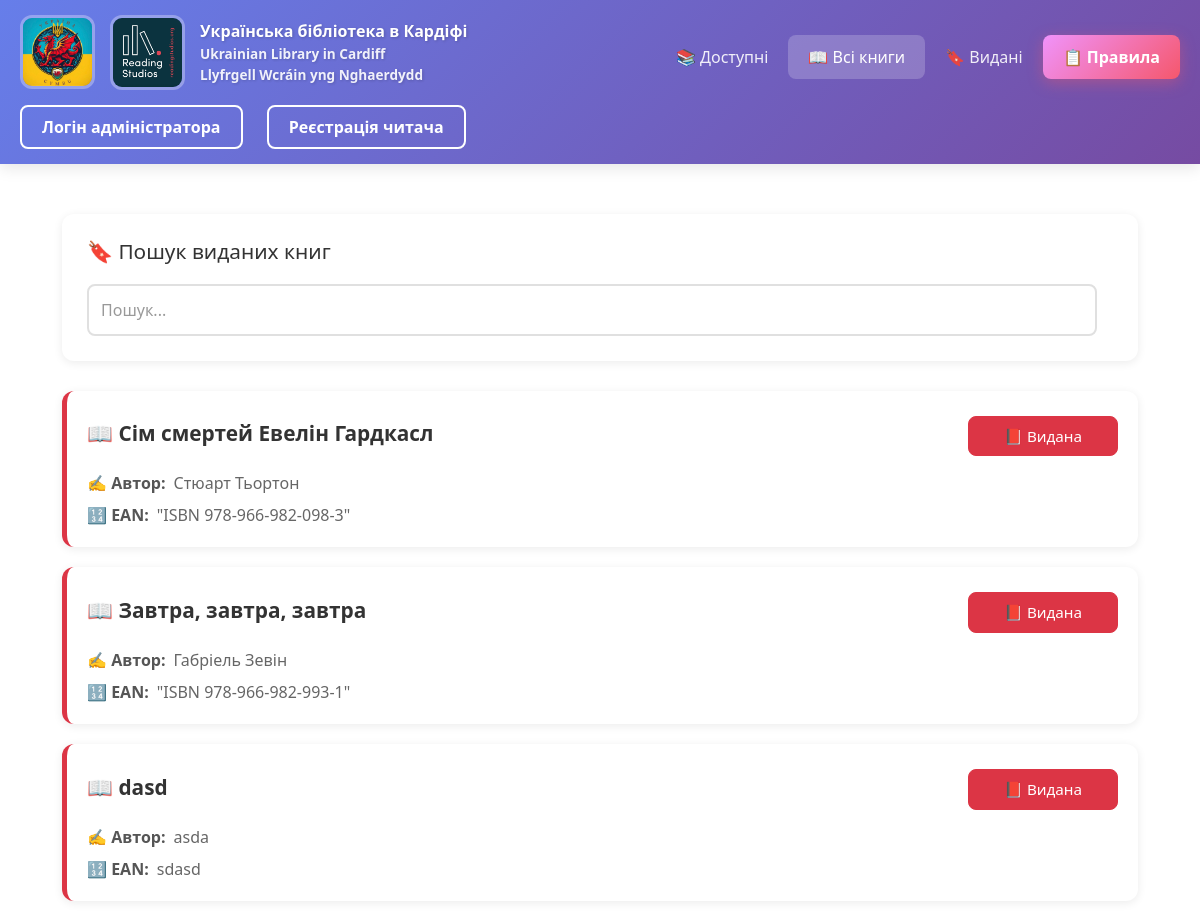
Before: /booked with the older database file.
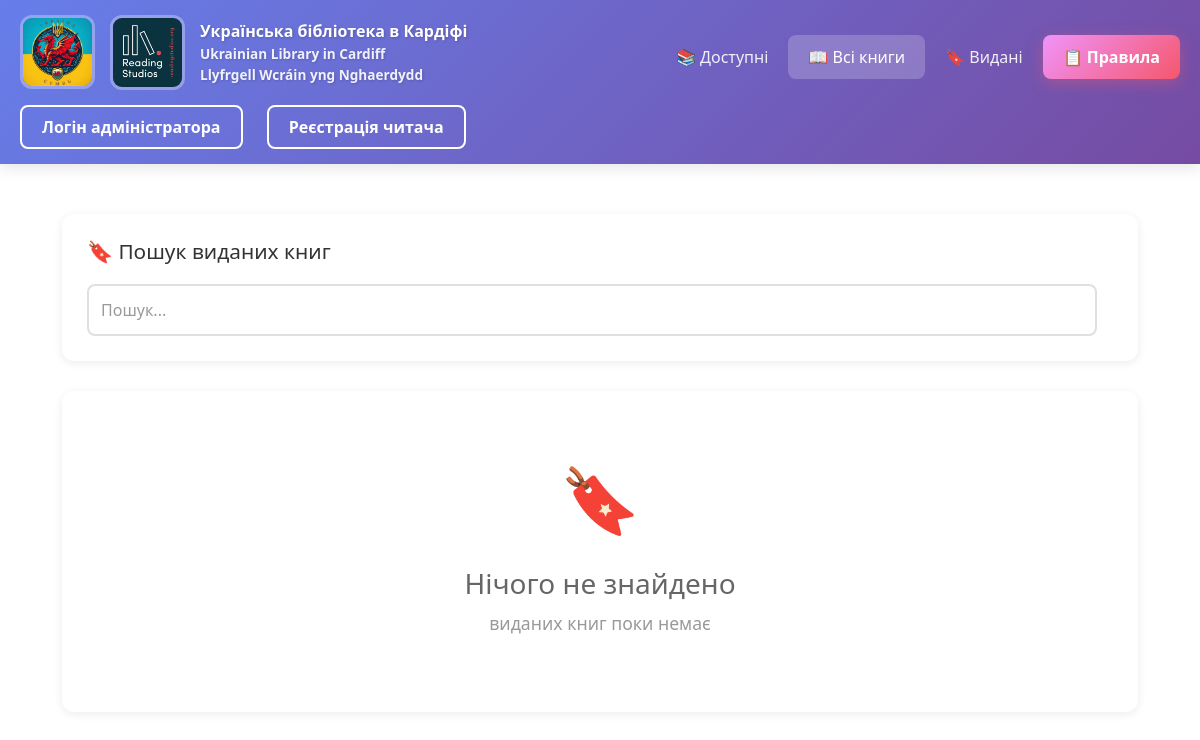
After: the same page with the newer database file.
### app.py (models this page shows)
class Book(db.Model):
    id = db.Column(db.Integer, primary_key=True)
    name_book = db.Column(db.String(100), nullable=False)
    author = db.Column(db.String(100), nullable=False)
    surname = db.Column(db.String(100), default='')
    ean = db.Column(db.Text, nullable=False)
    buyer = db.Column(db.String(100), nullable=False)
    phone = db.Column(db.String(20), nullable=False)
    stat = db.Column(db.String(20), nullable=False)
    date = db.Column(db.DateTime, default=datetime.utcnow)
    enddate = db.Column(db.DateTime, default=datetime.utcnow)
    history = db.Column(db.String(100), default='')

### app.py (the view)
@app.route('/booked')
def booked():
    search_query = request.args.get('search', '')
    if search_query:
        search_query_lower = search_query.lower()
        booked = []
        for book in Book.query.filter(Book.stat == 'видана').all():
            if (search_query_lower in book.name_book.lower() or
                search_query_lower in book.author.lower() or
                search_query_lower in book.ean.lower()):
                booked.append(book)
    else:
        booked = Book.query.filter(Book.stat == 'видана').all()
    return render_template('booked.html', booked=booked, search_query=search_query)

### templates/booked.html (shortened to what this page needs)
{% extends 'base.html' %}
{% block body %}
<div class="container" style="max-width: 1200px; margin: 0 auto; padding: 20px;">
    <div style="background: white; padding: 25px; border-radius: 12px; box-shadow: 0 2px 10px rgba(0,0,0,0.08); margin-bottom: 30px;">
        <h3 style="color: #333; margin-bottom: 20px; font-size: 1.3em; display: flex; align-items: center; gap: 10px;">
            🔖 Пошук виданих книг
        </h3>
        <form class="col-12 col-lg-auto mb-3 mb-lg-0 me-lg-3" method="GET" action="/booked" style="display: flex; gap: 15px; align-items: center; flex-wrap: wrap;">
            <input type="search" name="search" id="searchInput" class="search form-control text-bg-white" placeholder="Пошук..." aria-label="Search" value="{{ search_query if search_query else '' }}" style="flex: 1; min-width: 100%; padding: 12px; border: 2px solid #e0e0e0; border-radius: 8px; font-size: 1em; transition: border 0.3s;">
        </form>
    </div>
    {% if booked %}
        <div style="display: grid; gap: 20px;">
            {% for el in booked %}
            <div class="gigi">
                <div class="didi"
                    style="background: white; padding: 20px; border-radius: 12px; box-shadow: 0 2px 10px rgba(0,0,0,0.08); cursor: pointer; transition: transform 0.2s, box-shadow 0.3s; border-left: 5px solid #dc3545;"
                    onclick="window.location.href='/books/{{ el.id }}'"
                    onmouseover="this.style.transform='translateY(-3px)'; this.style.boxShadow='0 6px 20px rgba(0,0,0,0.15)';"
                    onmouseout="this.style.transform='translateY(0)'; this.style.boxShadow='0 2px 10px rgba(0,0,0,0.08)';">
                    <div class="book-header" style="display: flex; justify-content: space-between; align-items: center; margin-bottom: 15px;">
                        <h3 class="tutu" style="margin: 0; font-size: 1.3em; color: #333; font-weight: 600;">
                            📖 {{ el.name_book }}
                        </h3>
                        <span class="btn btn-danger"
                            style="width: 150px; padding: 8px 16px; font-size: 0.95em; border-radius: 8px; pointer-events: none;">
                            📕 Видана
                        </span>
                    </div>
                    <div style="display: flex; flex-direction: column; gap: 8px; color: #666;">
                        <p class="tutu" style="margin: 0; display: flex; align-items: center; gap: 8px;">
                            <span style="font-weight: 600; color: #555;">✍️ Автор:</span> {{ el.author }}
                        </p>
                        <p class="tutu" style="margin: 0; display: flex; align-items: center; gap: 8px;">
                            <span style="font-weight: 600; color: #555;">🔢 EAN:</span> {{ el.ean }}
                        </p>
                    </div>
                </div>
            </div>
            {% endfor %}
        </div>
    {% else %}
        <div style="background: white; padding: 60px 20px; border-radius: 12px; box-shadow: 0 2px 10px rgba(0,0,0,0.08); text-align: center;">
            <div style="font-size: 4em; margin-bottom: 20px;">🔖</div>
            <h3 style="color: #666; margin-bottom: 10px;">Нічого не знайдено</h3>
            {% if search_query %}
            <p style="color: #999; font-size: 1.1em;">За запитом "<strong>{{ search_query }}</strong>" виданих книг не знайдено</p>
            {% else %}
            <p style="color: #999; font-size: 1.1em;">виданих книг поки немає</p>
            {% endif %}
        </div>
    {% endif %}
</div>
{% endblock %}

Changed rows visible on the page:
no longer on this page (row edited): Book: name_book "Сім смертей Евелін Гардкасл", author "Стюарт Тьортон", ean "\"ISBN 978-966-982-098-3\""
no longer on this page (row edited): Book: name_book "Завтра, завтра, завтра", author "Габріель Зевін", ean "\"ISBN 978-966-982-993-1\""
no longer on this page (row edited): Book: name_book "dasd", author "asda", ean "sdasd"
Other visible differences:
text now shown: "🔖 Нічого не знайдено виданих книг поки немає"
